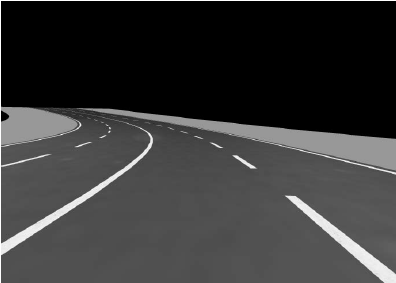
#> input picture images/lane-detection-test-image.png, 396 x 283 px
$ jupyter execute create_region_of_interest.ipynb
#> lines starting #> are read from the running program, lines starting #| are printed output that depends on the picture; after the words box and inside, x2 and y2 are one past the last pixel; in counts of white or black regions, pixels touching at a corner belong together
# Region of interest isolation

[cell 1]
import cv2
import numpy as np
import matplotlib.pyplot as plt

[cell 2]
# Load the image
image_path: str = "../images/lane-detection-test-image.png"
image = cv2.imread(image_path)
#> image is the input picture: shape (283, 396, 3); min 0, max 255, mean 55.5
plt.imshow(image)
plt.title("Base Image")
plt.axis("off")

[cell 3]
# Define the vertices of the ROI polygon
height, width = image.shape[:2]
#> height = 283; width = 396
bottom_left_xy = (0, height)
#> bottom_left_xy = (0, 283)
very_top_of_image = 0
center_of_image = width // 2
#> center_of_image = 198
top_center_xy = (center_of_image, very_top_of_image)
#> top_center_xy = (198, 0)
bottom_right_xy = (width, height)
#> bottom_right_xy = (396, 283)
roi_vertices = np.array(
    [[bottom_left_xy, top_center_xy, bottom_right_xy]], dtype=np.int32
)
#> roi_vertices = [[0, 283], [198, 0], [396, 283]]

[cell 4]
# Create the ROI mask

roi_mask = np.zeros_like(image[:, :, 0], dtype=np.uint8)
cv2.fillPoly(roi_mask, [roi_vertices], 255) # type: ignore
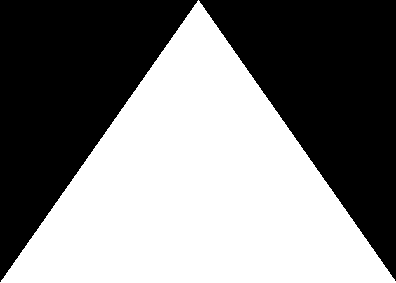
#> roi_mask: shape (283, 396); 50.2% white; 2 black regions, box (x1, y1, x2, y2) and area: (0, 0, 198, 282) 28017, (199, 0, 396, 281) 27777

# Display the ROI mask
plt.imshow(roi_mask, cmap='gray')
plt.title('ROI Mask')
plt.axis('off')

[cell 5]
image.shape, roi_mask.shape

[cell 6]
# Apply the ROI mask to the image
roi_image = cv2.bitwise_and(image, image, mask=roi_mask)
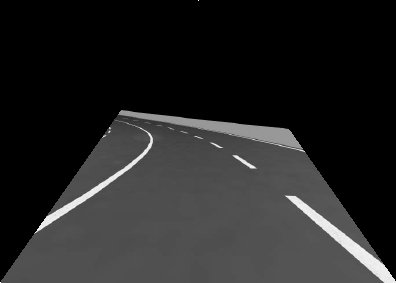
#> roi_image: shape (283, 396, 3); min 0, max 255, mean 37
plt.imshow(roi_image)
plt.show()
